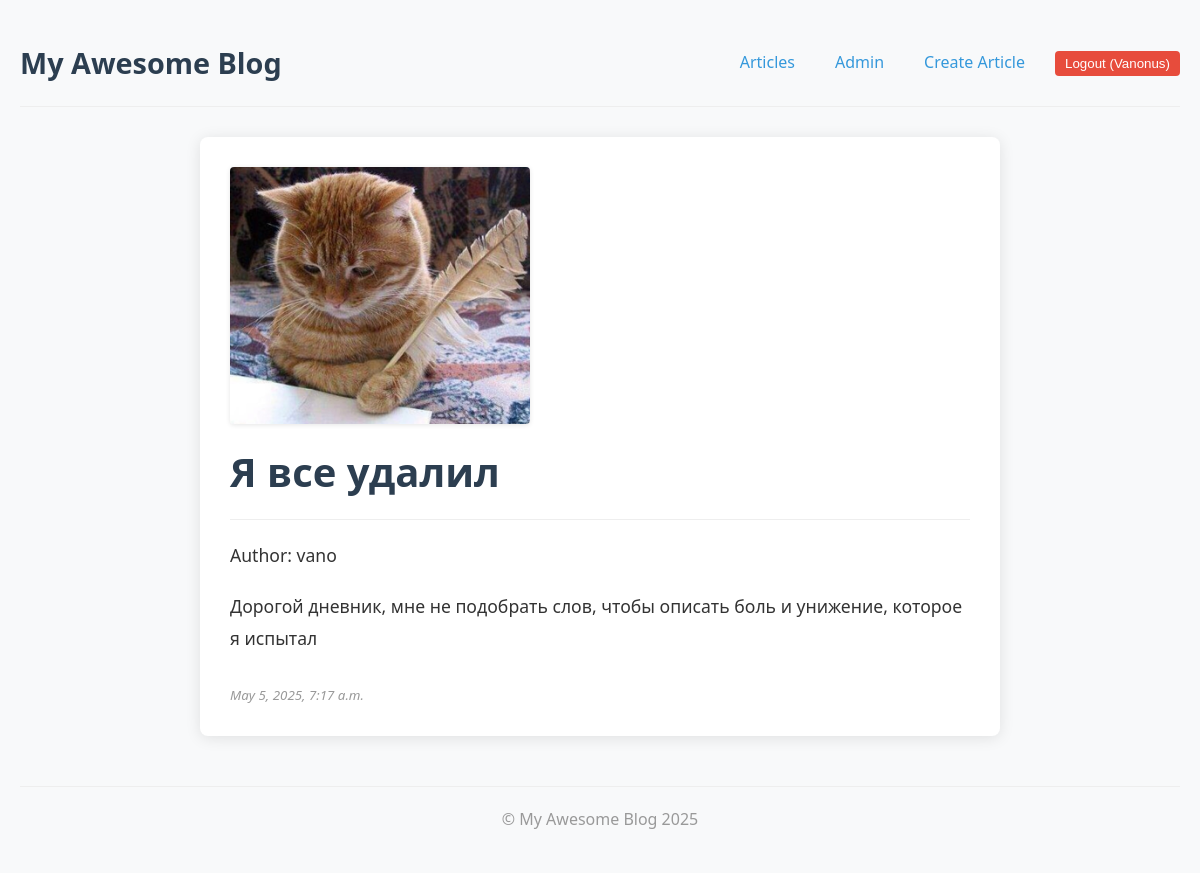
/crying/ (signed in), run on the app's committed database.
### apps/articles/models.py (models this page shows, shortened)
class Article(models.Model):
    title = models.CharField(max_length=200)
    slug = models.SlugField(unique=True)
    body = models.TextField()
    date = models.DateTimeField(auto_now_add=True)
    thumbnail = models.ImageField(upload_to='images/', blank=True, null=True, default='images/default.jpg')
    author = models.ForeignKey(User, null=True, blank=True, on_delete=models.CASCADE)

### apps/articles/views.py (the view)
# urls.py: path('<slug:slug>/', views.article_item, name='detail'),
def article_item(request, slug):
    article = get_object_or_404(Article, slug=slug)
    return render(request, 'articles/article_item.html', {'article': article})

### apps/articles/templates/articles/article_item.html (shortened to what this page needs)
{% extends "base_layout.html" %}
{% block content %}
    <div class="article-detail">
        {% if article.thumbnail %}
            <img src="{{ article.thumbnail.url }}" alt="{{ article.title }} thumbnail" style="max-width: 300px; height: auto;">
        {% endif %}
        <h1>{{ article.title }}</h1>
        <p>Author: {{ article.author.username|default:"Unknown" }}</p>
        <p>{{ article.body }}</p>
        <small>{{ article.date }}</small>
    </div>
{% endblock content %}

### templates/base_layout.html (shortened to what this page needs)
{% load static %}
<!DOCTYPE html>
<html lang="en">
<head>
    <link rel="stylesheet" href="{% static 'css/style.css' %}">
</head>
<body>
    <header>
        <div class="logo">
            <a href="{% url 'articles:list' %}">My Awesome Blog</a>
        </div>
        <nav>
            <ul>
                <li><a href="{% url 'articles:list' %}">Articles</a></li>
                <li><a href="{% url 'admin:index' %}">Admin</a></li>
                {% if user.is_authenticated %}
                <li><a href="{% url 'articles:create' %}">Create Article</a></li>
                <li>
                    <form class="form" action="{% url 'accounts:logout' %}" method="post">
                        <button type="submit">Logout ({{ user.username }})</button>
                    </form>
                </li>
                {% endif %}
            </ul>
        </nav>
    </header>
    <main>
        {% block content %}{% endblock content %}
    </main>
    <footer>
        {% block footer %}
            <p>&copy; My Awesome Blog {% now "Y" %}</p>
        {% endblock footer %}
    </footer>
</body>
</html>

### static/css/style.css (style rules this page uses)
* { margin: 0; padding: 0; box-sizing: border-box; }
body { font-family: 'Segoe UI', Tahoma, Geneva, Verdana, sans-serif; line-height: 1.6; color: #333; background-color: #f8f9fa; padding: 20px; max-width: 1200px; margin: 0 auto; }
h1 { color: #2c3e50; margin-bottom: 30px; padding-bottom: 10px; border-bottom: 2px solid #eee; font-size: 2.5rem; }
.article-detail { background-color: white; padding: 30px; border-radius: 8px; box-shadow: 0 2px 15px rgba(0, 0, 0, 0.1); max-width: 800px; margin: 20px auto; }
.article-detail img { max-width: 100%; height: auto; display: block; margin-bottom: 1em; border-radius: 4px; box-shadow: 0 1px 5px rgba(0, 0, 0, 0.1); }
.article-detail h1 { color: #2c3e50; margin-bottom: 20px; border-bottom: 1px solid #eee; padding-bottom: 15px; }
.article-detail p { margin: 20px 0; font-size: 1.1rem; line-height: 1.8; }
.article-detail small { display: block; color: #999; margin-top: 30px; font-style: italic; }

### templates/base_layout.html (style rules this page uses)
header { display: flex; justify-content: space-between; align-items: center; padding: 20px 0; margin-bottom: 30px; border-bottom: 1px solid #eee; }
.logo a { font-size: 1.8rem; font-weight: bold; color: #2c3e50; text-decoration: none; transition: color 0.2s ease; }
nav ul { display: flex; list-style: none; gap: 20px; }
nav ul li a { color: #3498db; text-decoration: none; font-weight: 500; padding: 5px 10px; border-radius: 4px; transition: all 0.2s ease; }
nav ul li form button { background-color: #e74c3c; color: white; border: none; padding: 5px 10px; border-radius: 4px; cursor: pointer; font-weight: 500; transition: background-color 0.2s ease; }
footer { margin-top: 50px; padding: 20px 0; border-top: 1px solid #eee; text-align: center; color: #999; }

### data on the page
Article: thumbnail (picture), title "Я все удалил", author.username "vano", body "Дорогой дневник, мне не подобрать слов, чтобы описать боль и унижение, которое я испытал", date "May 5, 2025, 7:17 a.m."

### other printed values
{{ user.username }} "Vanonus"
